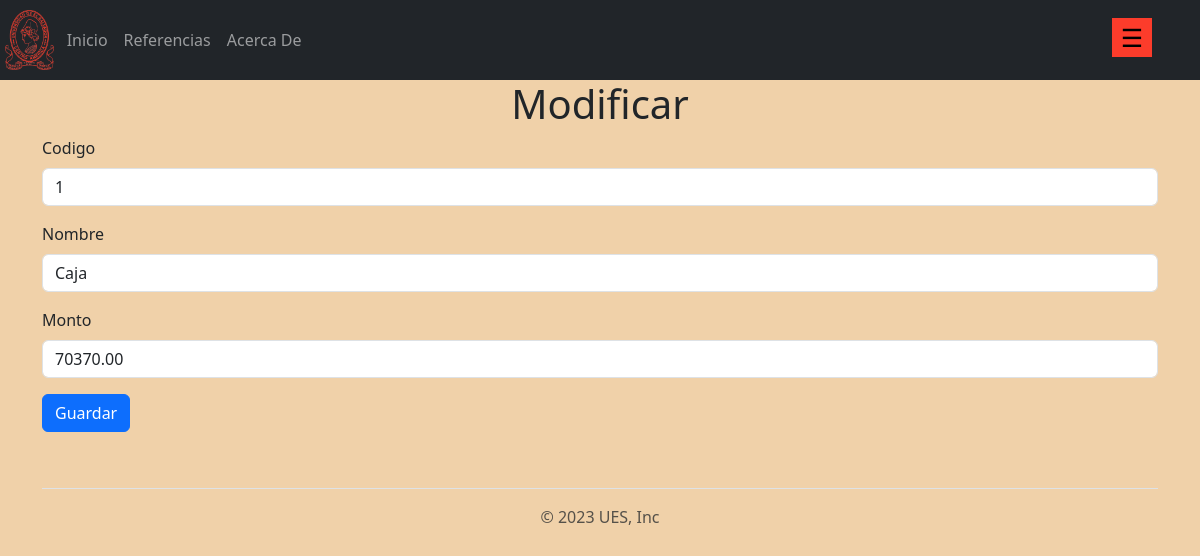
/cuenta/crud/modificar/1/, run on an earlier commit of the app's database.
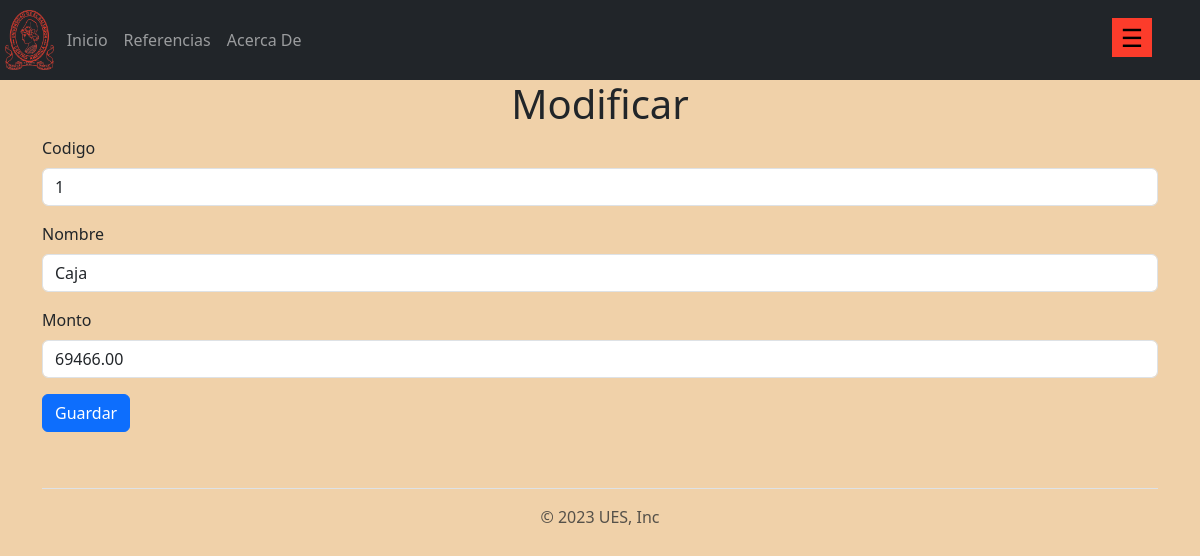
And on a later commit of the database.
### aplicaciones/cuenta/models.py (models this page shows, shortened)
class cuenta(models.Model):
    codigo = models.CharField(max_length=10)
    nombre = models.CharField(max_length=50)
    monto = models.DecimalField(max_digits=10, decimal_places=2)

### aplicaciones/cuenta/views.py (the view)
# urls.py: path('cuenta/crud/modificar/<pk>/', views.modificar.as_view(), name='modificar'),
class modificar(UpdateView):
    template_name = 'cuenta/crud/modificar.html'
    model = cuenta
    fields = ['codigo','nombre','monto']
    success_message = "El registro %(nombre)s fue mofificado exitosamente"
    success_url = reverse_lazy('cuenta')

### templates/cuenta/crud/modificar.html (shortened to what this page needs)
{% extends 'layout/base.html' %}
{% load bootstrap5 %}
{% block content %}
    <h1>Modificar</h1>
    <form action="" method="post">
        {% bootstrap_form form %}
        <input type="submit" value="Guardar" class="btn btn-primary">
</form>
{% endblock content %}

What changed in the data, as far as the page shows it:
changed cuenta "Caja": monto "70370.00" → "69466.00"
